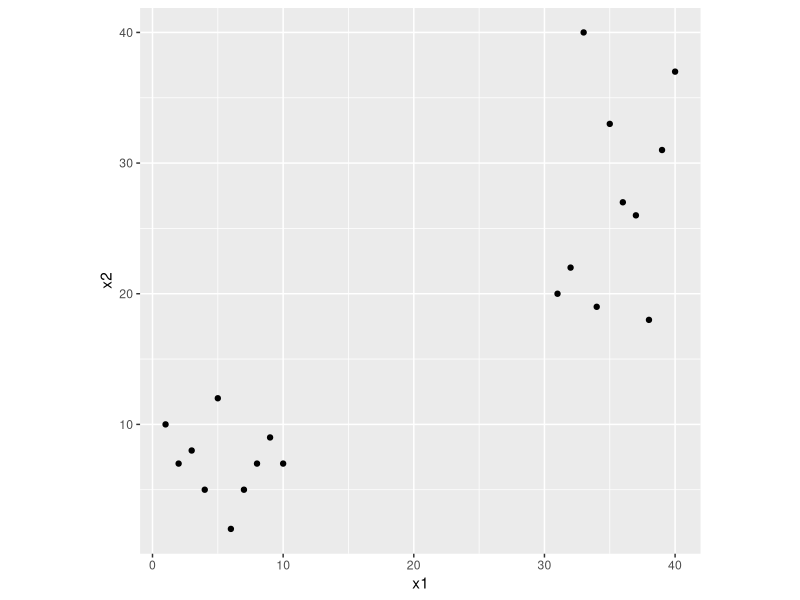
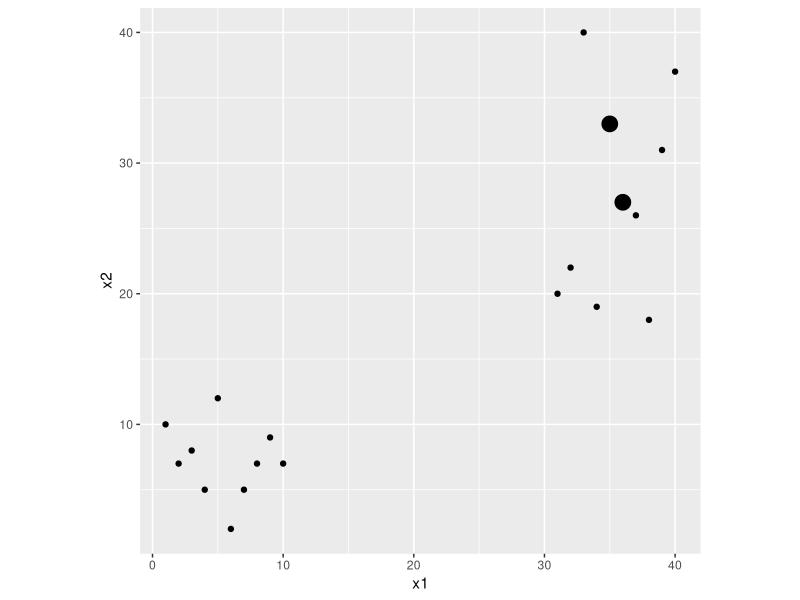
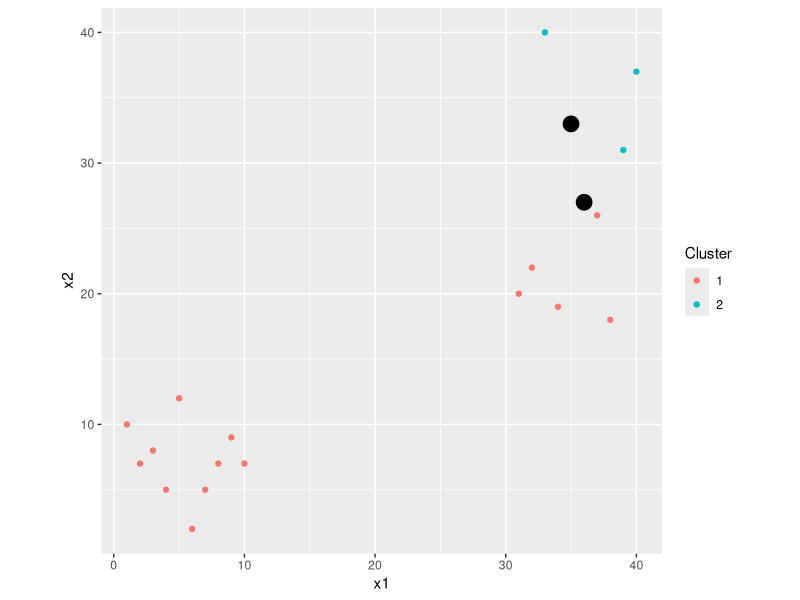
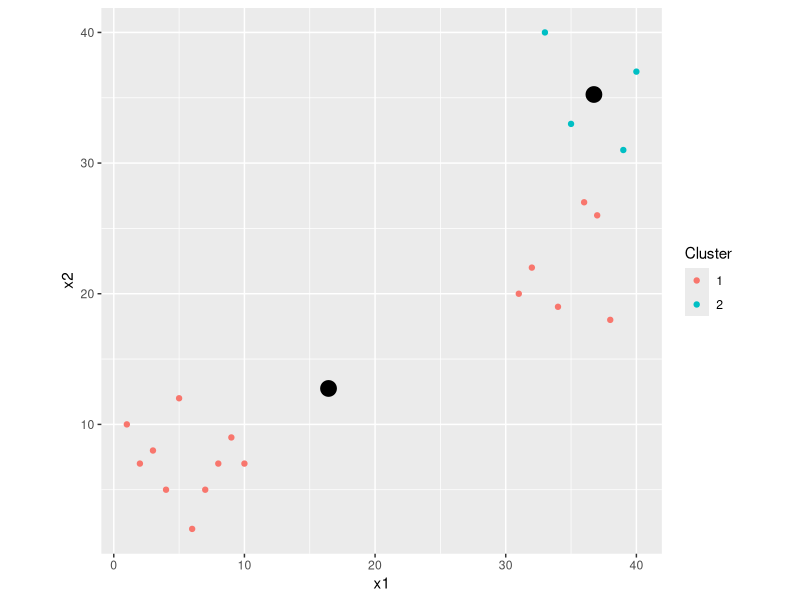
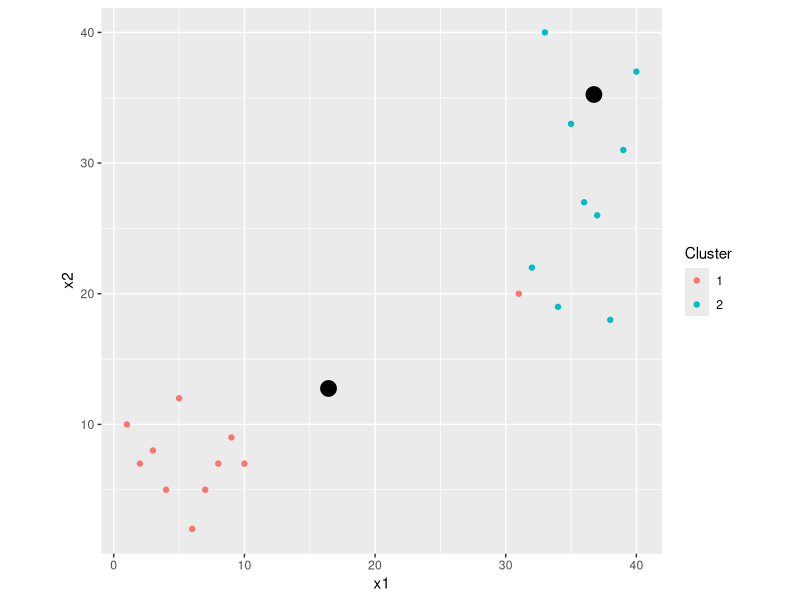
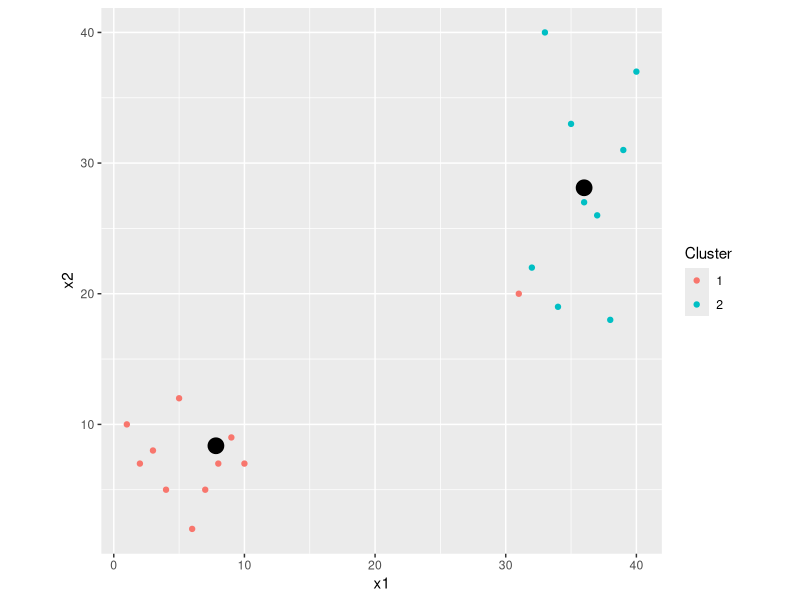
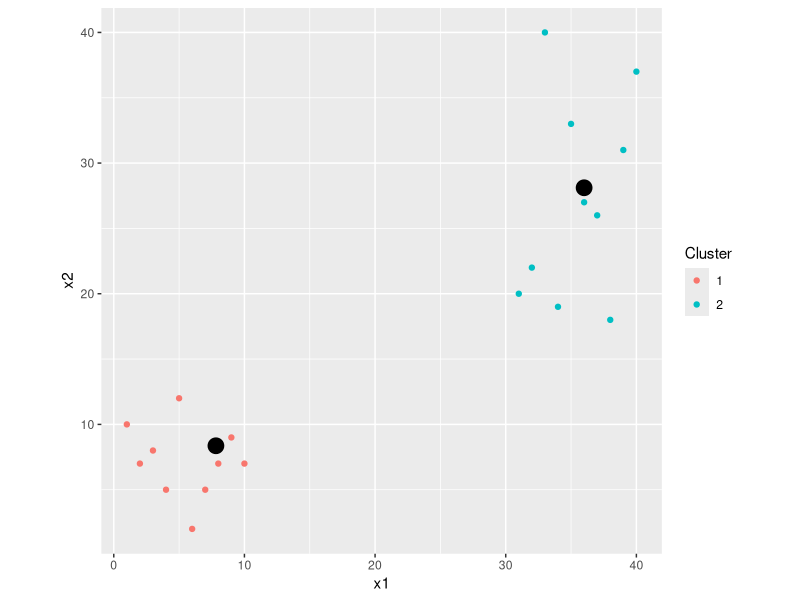
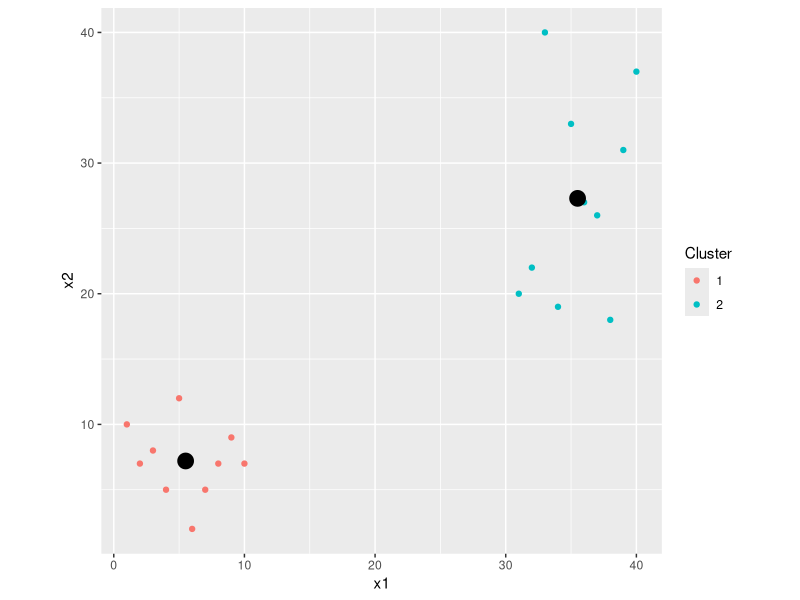

Generate these figures, in order, with R:
## ---- chunk 1
library(tidyverse)
library(ggplot2)

euc.dist = function(x1, x2){sqrt(sum((x1 - x2) ^ 2))}

# Use this example for non-unique solution
# d1 = as_tibble(data.frame(
#   x1 = c(1, 2, 3, 4, 15, 10, 11, 11, 12, 15, 11, 10, 20, 30, 25, 22, 29, 20, 31, 44, 17, 18, 19, 20), 
#   x2 = c(5, 6, 8, 8, 4,  20, 22, 27, 30, 23, 10, 15, 33, 44, 19, 14, 19, 22, 19, 20, 44, 11, 22, 37)))

d1 = as_tibble(data.frame(
  x1 = c(1:10, 31:40), 
  x2 = c(10, 7, 8, 5, 12, 2, 5, 7, 9, 7, 20, 22, 40, 19, 33, 27, 26, 18, 31, 37)))


ggplot(data = d1)+
  geom_point(aes(x=x1, y=x2))+ 
  coord_fixed()
## ---- chunk 2
set.seed(2023)
#set.seed(2022)
i = sample(c(1:nrow(d1)), 2)

centroid1 = d1[i[1],]
centroid2 = d1[i[2],]
centroid = rbind(centroid1, centroid2)

ggplot(data = d1)+
  geom_point(aes(x=x1, y=x2))+
  geom_point(data = centroid, aes(x=x1, y=x2), size = 5)+ 
  coord_fixed()
## ---- chunk 3

d1$Distance_to_centroid_1 = apply(d1, 1, euc.dist, x2 = centroid1)
d1$Distance_to_centroid_2 = apply(d1, 1, euc.dist, x2 = centroid2)

d1$Cluster = as.factor(as.numeric(d1$Distance_to_centroid_1 > d1$Distance_to_centroid_2 )+1)

ggplot(data = d1)+
  geom_point(aes(x=x1, y=x2, color = Cluster))+
  geom_point(data = centroid, aes(x=x1, y=x2), size = 5)+ 
  coord_fixed()
## ---- chunk 4
centroid = d1 %>% select(x1, x2, Cluster) %>% group_by(Cluster) %>% summarise_all(mean)

centroid1 = centroid[1,] %>% select(x1, x2)
centroid2 = centroid[2,] %>% select(x1, x2)

ggplot(data = d1)+
  geom_point(aes(x=x1, y=x2, color = Cluster))+
  geom_point(data = centroid, aes(x=x1, y=x2), size = 5)+ 
  coord_fixed()
## ---- chunk 5
d1 = d1 %>% select(x1, x2)

d1$Distance_to_centroid_1 = apply(d1, 1, euc.dist, x2 = centroid1)
d1$Distance_to_centroid_2 = apply(d1, 1, euc.dist, x2 = centroid2)

d1$Cluster = as.factor(as.numeric(d1$Distance_to_centroid_1 > d1$Distance_to_centroid_2 )+1)


ggplot(data = d1)+
  geom_point(aes(x=x1, y=x2, color = Cluster))+
  geom_point(data = centroid, aes(x=x1, y=x2), size = 5)+ 
  coord_fixed()
## ---- chunk 6
centroid = d1 %>% select(x1, x2, Cluster) %>% group_by(Cluster) %>% summarise_all(mean)

centroid1 = centroid[1,] %>% select(x1, x2)
centroid2 = centroid[2,] %>% select(x1, x2)

ggplot(data = d1)+
  geom_point(aes(x=x1, y=x2, color = Cluster))+
  geom_point(data = centroid, aes(x=x1, y=x2), size = 5)+ 
  coord_fixed()
## ---- chunk 7
d1 = d1 %>% select(x1, x2)

d1$Distance_to_centroid_1 = apply(d1, 1, euc.dist, x2 = centroid1)
d1$Distance_to_centroid_2 = apply(d1, 1, euc.dist, x2 = centroid2)

d1$Cluster = as.factor(as.numeric(d1$Distance_to_centroid_1 > d1$Distance_to_centroid_2 )+1)


ggplot(data = d1)+
  geom_point(aes(x=x1, y=x2, color = Cluster))+
  geom_point(data = centroid, aes(x=x1, y=x2), size = 5)+ 
  coord_fixed()
## ---- chunk 8
centroid = d1 %>% select(x1, x2, Cluster) %>% group_by(Cluster) %>% summarise_all(mean)

centroid1 = centroid[1,] %>% select(x1, x2)
centroid2 = centroid[2,] %>% select(x1, x2)

ggplot(data = d1)+
  geom_point(aes(x=x1, y=x2, color = Cluster))+
  geom_point(data = centroid, aes(x=x1, y=x2), size = 5)+ 
  coord_fixed()
## ---- chunk 9
d1 = d1 %>% select(x1, x2)

d1$Distance_to_centroid_1 = apply(d1, 1, euc.dist, x2 = centroid1)
d1$Distance_to_centroid_2 = apply(d1, 1, euc.dist, x2 = centroid2)

d1$Cluster = as.factor(as.numeric(d1$Distance_to_centroid_1 > d1$Distance_to_centroid_2 )+1)


ggplot(data = d1)+
  geom_point(aes(x=x1, y=x2, color = Cluster))+
  geom_point(data = centroid, aes(x=x1, y=x2), size = 5)+ 
  coord_fixed()
## ---- chunk 10
centroid = d1 %>% select(x1, x2, Cluster) %>% group_by(Cluster) %>% summarise_all(mean)

centroid1 = centroid[1,] %>% select(x1, x2)
centroid2 = centroid[2,] %>% select(x1, x2)

ggplot(data = d1)+
  geom_point(aes(x=x1, y=x2, color = Cluster))+
  geom_point(data = centroid, aes(x=x1, y=x2), size = 5)+ 
  coord_fixed()
## ---- chunk 11
d1 = d1 %>% select(x1, x2)

d1$Distance_to_centroid_1 = apply(d1, 1, euc.dist, x2 = centroid1)
d1$Distance_to_centroid_2 = apply(d1, 1, euc.dist, x2 = centroid2)

d1$Cluster = as.factor(as.numeric(d1$Distance_to_centroid_1 > d1$Distance_to_centroid_2 )+1)


ggplot(data = d1)+
  geom_point(aes(x=x1, y=x2, color = Cluster))+
  geom_point(data = centroid, aes(x=x1, y=x2), size = 5)+ 
  coord_fixed()
## ---- chunk 12
centroid = d1 %>% select(x1, x2, Cluster) %>% group_by(Cluster) %>% summarise_all(mean)

centroid1 = centroid[1,] %>% select(x1, x2)
centroid2 = centroid[2,] %>% select(x1, x2)

ggplot(data = d1)+
  geom_point(aes(x=x1, y=x2, color = Cluster))+
  geom_point(data = centroid, aes(x=x1, y=x2), size = 5)+ 
  coord_fixed()
## ---- chunk 13
d1 = d1 %>% select(x1, x2)

d1$Distance_to_centroid_1 = apply(d1, 1, euc.dist, x2 = centroid1)
d1$Distance_to_centroid_2 = apply(d1, 1, euc.dist, x2 = centroid2)

d1$Cluster = as.factor(as.numeric(d1$Distance_to_centroid_1 > d1$Distance_to_centroid_2 )+1)


ggplot(data = d1)+
  geom_point(aes(x=x1, y=x2, color = Cluster))+
  geom_point(data = centroid, aes(x=x1, y=x2), size = 5)+ 
  coord_fixed()
## ---- chunk 14
centroid = d1 %>% select(x1, x2, Cluster) %>% group_by(Cluster) %>% summarise_all(mean)

centroid1 = centroid[1,] %>% select(x1, x2)
centroid2 = centroid[2,] %>% select(x1, x2)

ggplot(data = d1)+
  geom_point(aes(x=x1, y=x2, color = Cluster))+
  geom_point(data = centroid, aes(x=x1, y=x2), size = 5)+ 
  coord_fixed()
## ---- chunk 15
d1 = d1 %>% select(x1, x2)

d1$Distance_to_centroid_1 = apply(d1, 1, euc.dist, x2 = centroid1)
d1$Distance_to_centroid_2 = apply(d1, 1, euc.dist, x2 = centroid2)

d1$Cluster = as.factor(as.numeric(d1$Distance_to_centroid_1 > d1$Distance_to_centroid_2 )+1)


ggplot(data = d1)+
  geom_point(aes(x=x1, y=x2, color = Cluster))+
  geom_point(data = centroid, aes(x=x1, y=x2), size = 5)+ 
  coord_fixed()
## ---- chunk 16
centroid = d1 %>% select(x1, x2, Cluster) %>% group_by(Cluster) %>% summarise_all(mean)

centroid1 = centroid[1,] %>% select(x1, x2)
centroid2 = centroid[2,] %>% select(x1, x2)

ggplot(data = d1)+
  geom_point(aes(x=x1, y=x2, color = Cluster))+
  geom_point(data = centroid, aes(x=x1, y=x2), size = 5)+ 
  coord_fixed()
## ---- chunk 17
d1 = d1 %>% select(x1, x2)

d1$Distance_to_centroid_1 = apply(d1, 1, euc.dist, x2 = centroid1)
d1$Distance_to_centroid_2 = apply(d1, 1, euc.dist, x2 = centroid2)

# Assigning points to centroids
d1$Cluster = as.factor(as.numeric(d1$Distance_to_centroid_1 > d1$Distance_to_centroid_2 )+1)


ggplot(data = d1)+
  geom_point(aes(x=x1, y=x2, color = Cluster))+
  geom_point(data = centroid, aes(x=x1, y=x2), size = 5)+ 
  coord_fixed()
## ---- chunk 18
centroid = d1 %>% select(x1, x2, Cluster) %>% group_by(Cluster) %>% summarise_all(mean)

centroid1 = centroid[1,] %>% select(x1, x2)
centroid2 = centroid[2,] %>% select(x1, x2)

ggplot(data = d1)+
  geom_point(aes(x=x1, y=x2, color = Cluster))+
  geom_point(data = centroid, aes(x=x1, y=x2), size = 5)+ 
  coord_fixed()
## ---- chunk 19
d1 = d1 %>% select(x1, x2)

d1$Distance_to_centroid_1 = apply(d1, 1, euc.dist, x2 = centroid1)
d1$Distance_to_centroid_2 = apply(d1, 1, euc.dist, x2 = centroid2)

d1$Cluster = as.factor(as.numeric(d1$Distance_to_centroid_1 > d1$Distance_to_centroid_2 )+1)


ggplot(data = d1)+
  geom_point(aes(x=x1, y=x2, color = Cluster))+
  geom_point(data = centroid, aes(x=x1, y=x2), size = 5)+ 
  coord_fixed()
## ---- chunk 20
knitr::kable(centroid)
